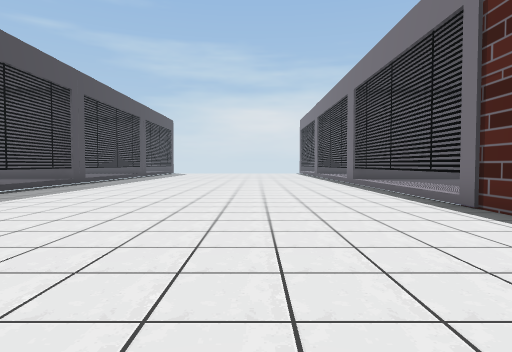
View 1 (above)

24 first-person views from a walk through a scene from a Unity 3-D project. The camera is 1.4 m above the floor, tilts 2° down and sees 75° across. The floor is counted in squares, 2 m on a side. Each view is taken from the middle of a square. On the plan, view 1 faces up. The plan holds only what a view shows up to about 10 squares ahead; the rest is blank. The place goes on beyond the plan. Some animated figures are left out.

View 2
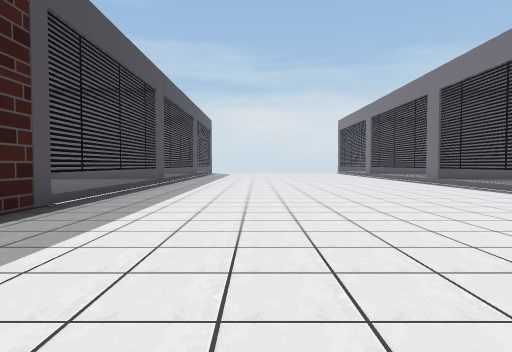

View 3
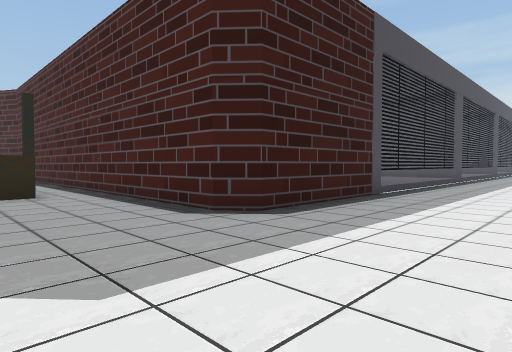

View 4
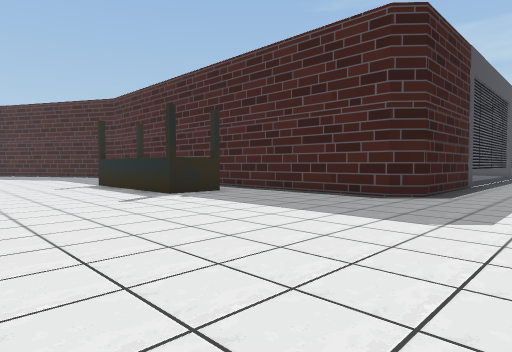

View 5
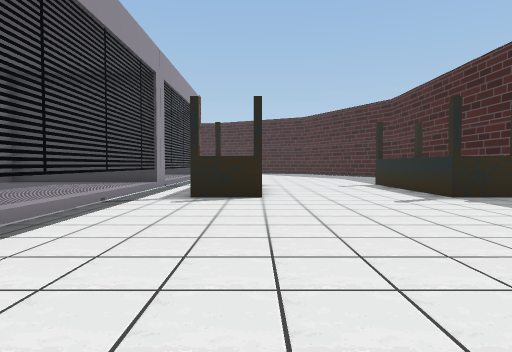

View 6
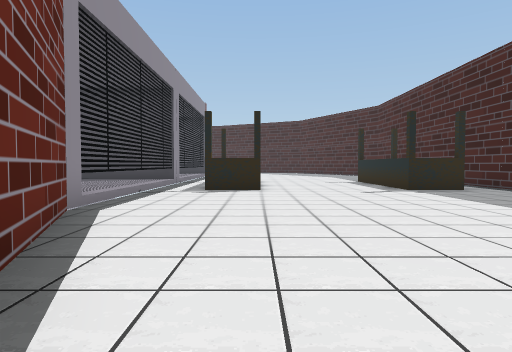

View 7
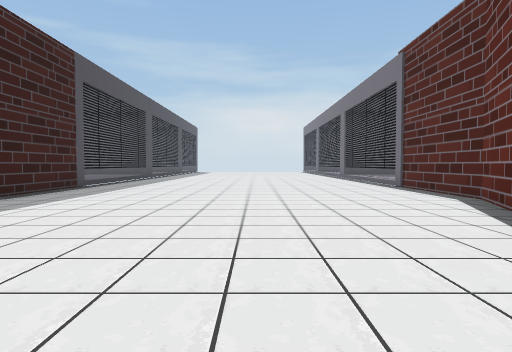

View 8
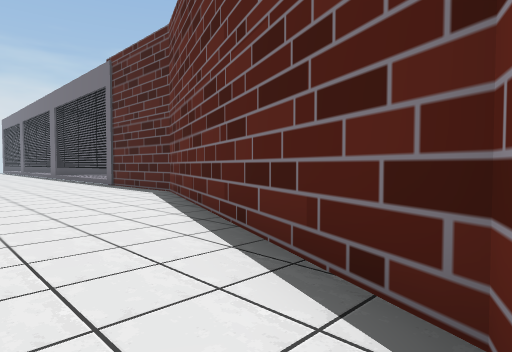

View 9
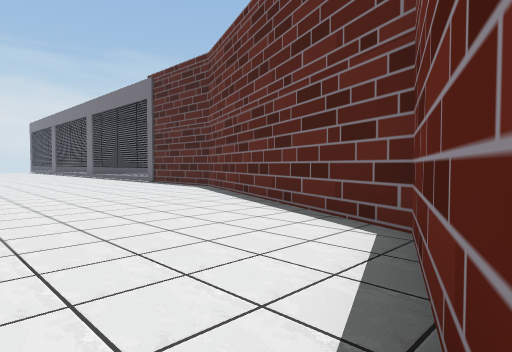

View 10
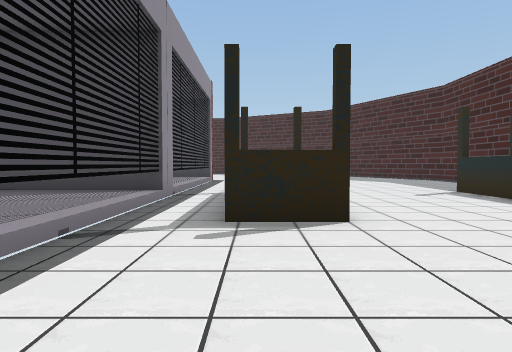

View 11
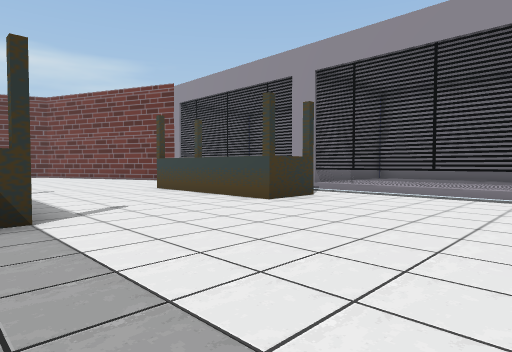

View 12
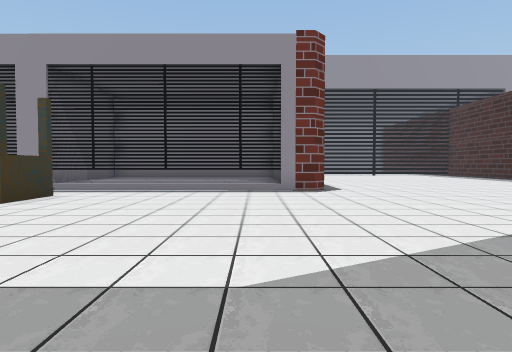

View 13
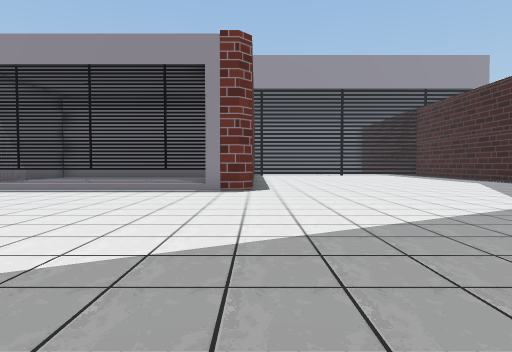

View 14
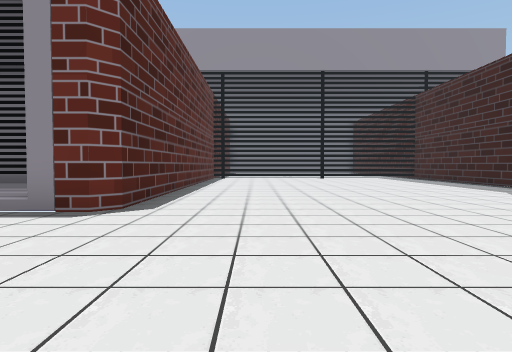

View 15
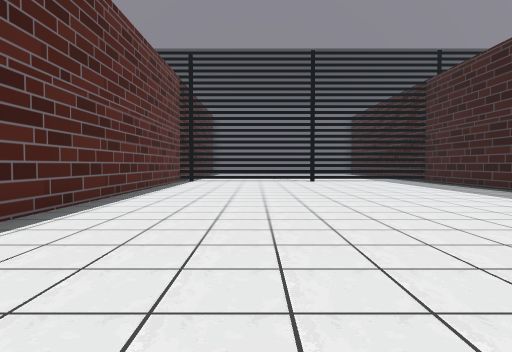

View 16
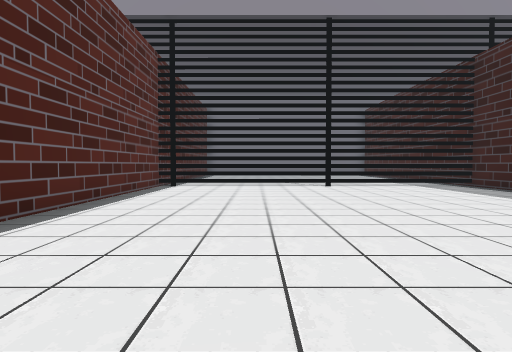

View 17
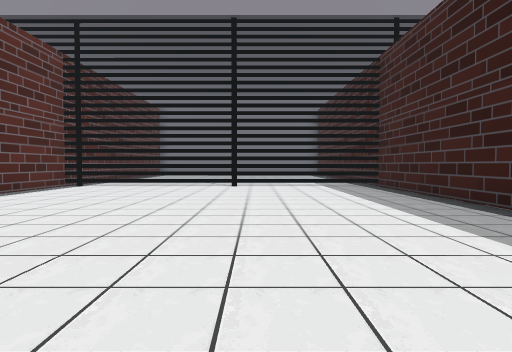

View 18
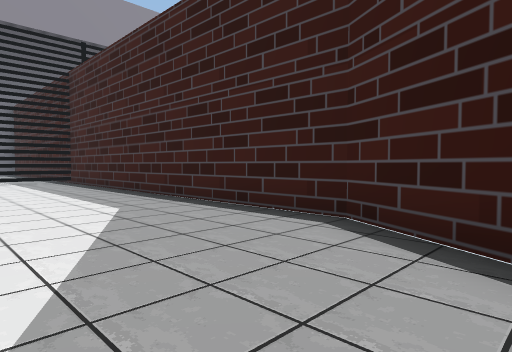

View 19
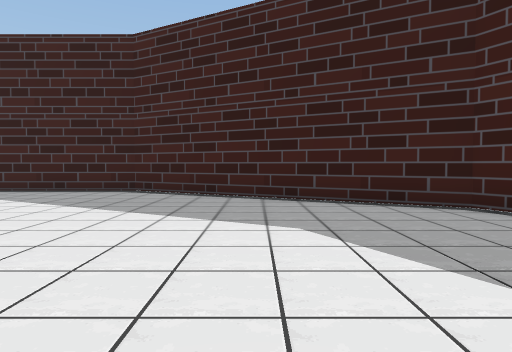

View 20
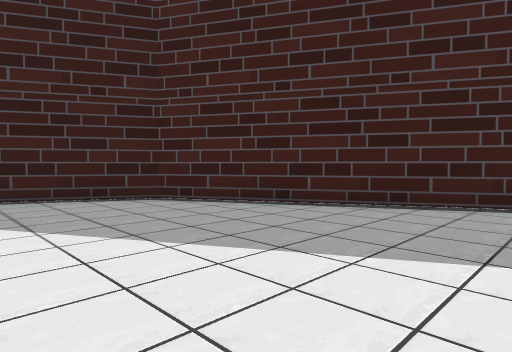

View 21
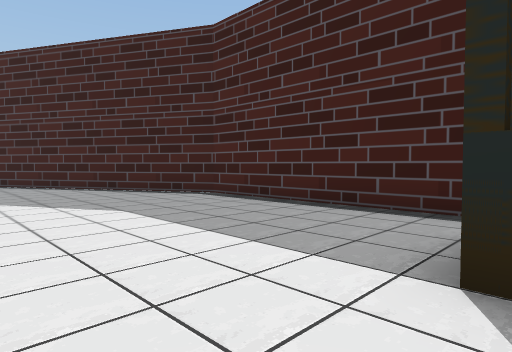

View 22
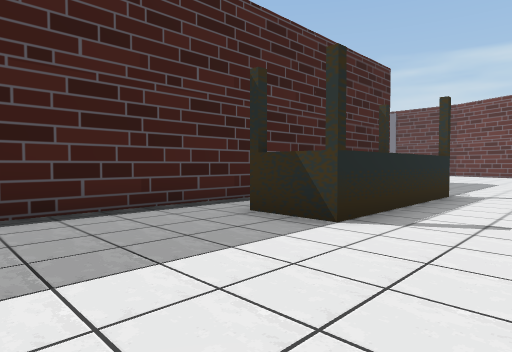

View 23
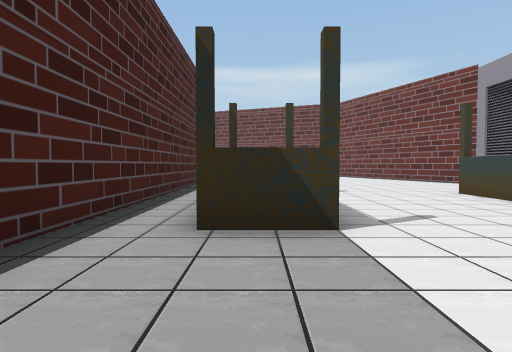

View 24
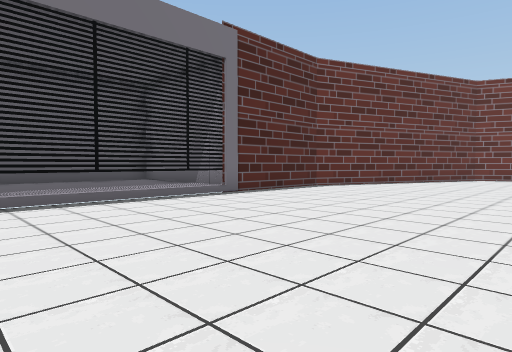

### Floor plan
Points are (right, up) in squares from view 1. A wall is a line through its corners. A room is listed if a view was taken in it or the views show most of it. See-through windows are left out.
Room 1 (views 1, 2, 3, 4, 5, 6, 7, 8, 9, 10, 11, 12, 13, 14, 15, 16, 17, 18, 19, 20, 21, 22, 23, 24)
walls: (-15.5, -7.4) (-15.5, -5.9) (-11, -5.9) (-11, -7.4); (-11, -0.2) (-11, -1.9) (-15.5, -1.9) (-15.5, -0.4); (-2.4, -6.9) (0.5, -5.7) (3.5, 1.6) (3.5, 10.2); (-6.5, 10.1) (-6.5, 1.6) (-7.1, 1.1) (-21.6, 1.1) (-28.3, -2.5) (-31.9, -9.2) (-31.9, -20); (-21.9, -20.1) (-21.9, -9.2) (-21.6, -8.9) (-7, -8.9) (-4.1, -7.6)

Positions as (right, up) in squares from view 1, and headings:
1: (0, 0), facing up
2: (-3, 0), facing up
3: (-3, -2), facing up-left
4: (-4, -6), facing up-left
5: (-4, -6), facing left
6: (-2, -6), facing left
7: (-1, -5), facing up
8: (-1, -6), facing up-right
9: (-3, -7), facing up-right
10: (-7, -7), facing left
11: (-20, -1), facing down-right
12: (-20, 0), facing down
13: (-22, 0), facing down
14: (-24, -4), facing down
15: (-25, -7), facing down
16: (-25, -10), facing down
17: (-28, -10), facing down
18: (-28, -7), facing down-left
19: (-23, -6), facing left
20: (-22, -6), facing up-left
21: (-15, -4), facing up-left
22: (-19, -4), facing up-right
23: (-19, -1), facing right
24: (-3, 11), facing down-right
